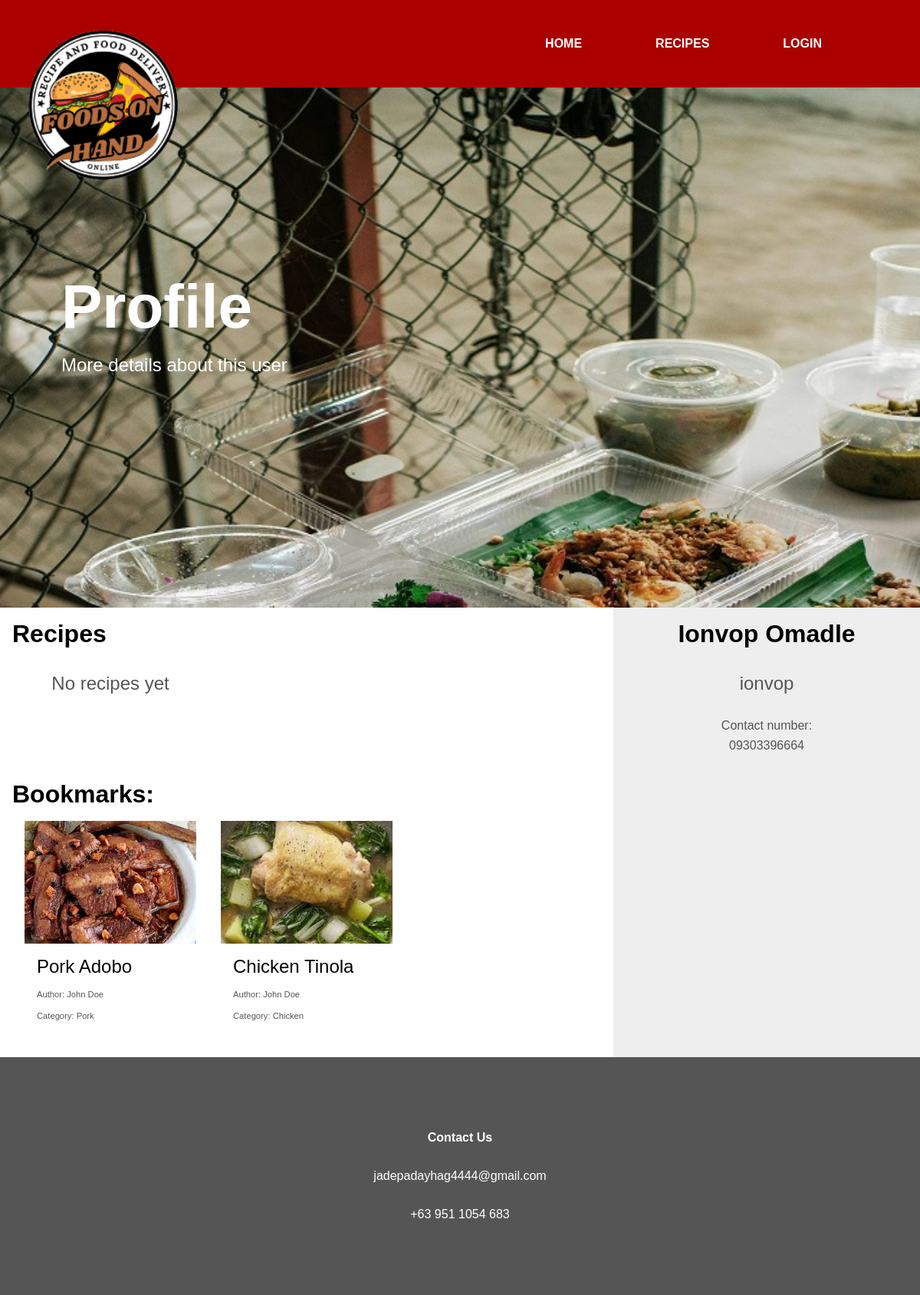
/profile/index.php?id=1, run on an earlier commit of the app's database.
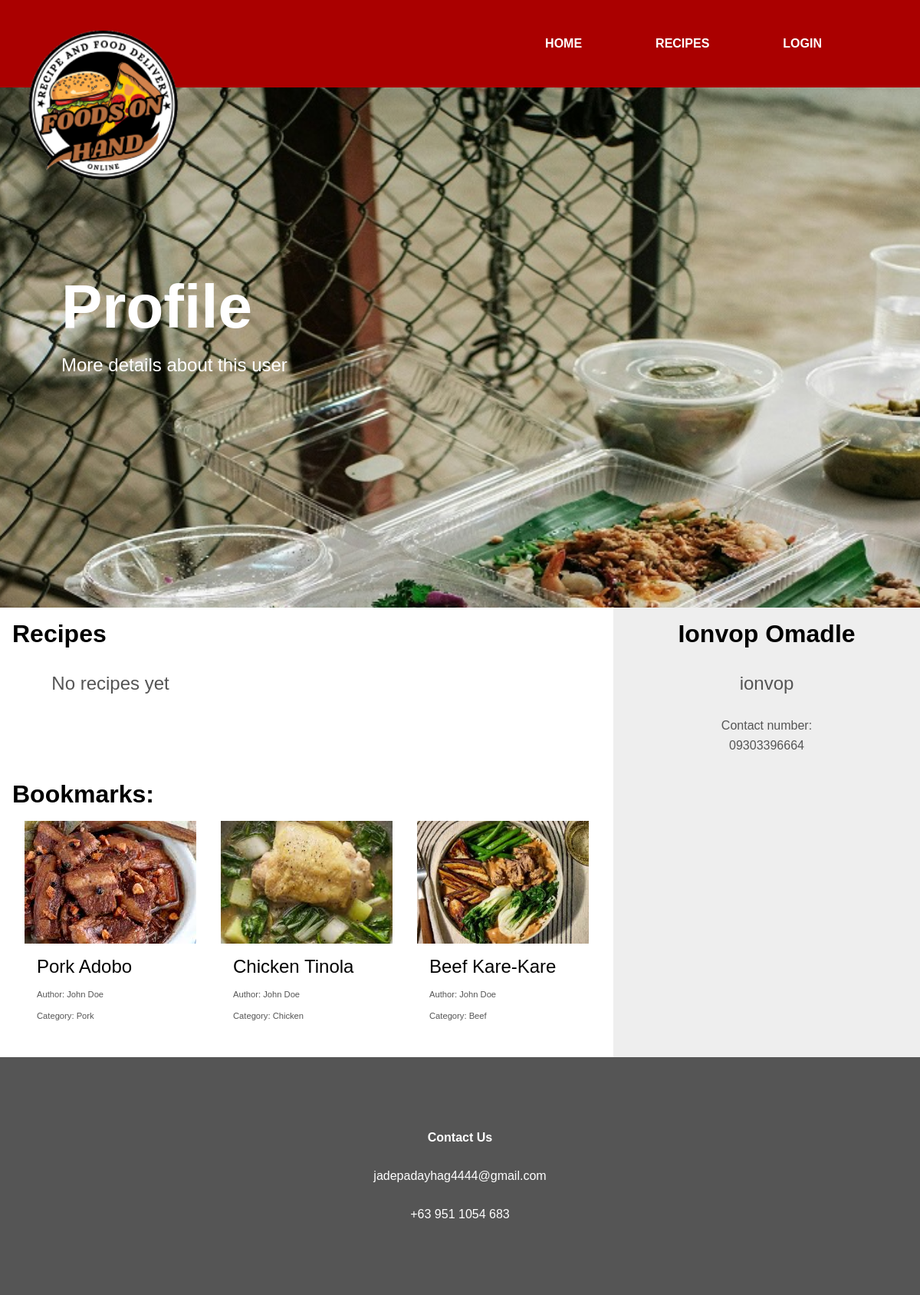
And on a later commit of the database.
### tables this page shows
CREATE TABLE `bookmarks` (`id` INTEGER PRIMARY KEY AUTOINCREMENT, `user_id` INTEGER REFERENCES `users`(`id`), `recipe_id` INTEGER REFERENCES `recipes`(`id`), `time` INTEGER DEFAULT (unixepoch()));

CREATE TABLE "recipes" (`id` INTEGER PRIMARY KEY AUTOINCREMENT, `user_id` INTEGER REFERENCES `users`(`id`), `title` TEXT, `content` TEXT, `category` TEXT, `image` TEXT, `time` INTEGER DEFAULT (unixepoch()));

CREATE TABLE "users" (`id` INTEGER PRIMARY KEY AUTOINCREMENT, firstname TEXT, lastname TEXT, `username` TEXT UNIQUE, phone TEXT, `hash` TEXT, session TEXT, `time` INTEGER DEFAULT (unixepoch()));

### common.php (the view, shortened to what this page needs)
<?php
function getUser() {
    $db = new SQLite3("database.db");
    if (isset($_COOKIE["session"]) == false) {
        return false;
    }
    $query = <<<SQL
        SELECT * FROM `users` WHERE `session` = :session
    SQL;
    $stmt = $db->prepare($query);
    $stmt->bindValue(":session", $_COOKIE["session"]);
    $user = $stmt->execute()->fetchArray();
    return $user;
}
function renderHeader($title, $description, $descriptionLink = false) {
    $title = str_replace("\n", "<br>", $title);
    $description = str_replace("\n", "<br>", $description);
    $user = getUser();
    $login = <<<HTML
        <a style="
            display: block;
            padding: 3rem;
            color: #fff;
            font-weight: bold;
            cursor: pointer;"
            data-mobile="
            padding: 1rem;"
            class="g_panelTab"
            href="login/">
            LOGIN
        </a>
    HTML;
    if ($descriptionLink == false) {
        $descriptionBlock = <<<HTML
            <div style="
                padding: 5rem;
                padding-top: 0rem;
                font-size: 1.5rem;
                color: #fff;">
                {$description}
            </div>
        HTML;
    }
    return <<<HTML
        <div style="
            height: 99vh;
            position: relative;
            background-image: url(assets/bg.jpg);
            background-size: cover;
            background-attachment: fixed;
            background-position: center;"
            data-mobile="
            height: 45rem;
            background-attachment: scroll;
            background-size: cover;"
            id="g_panelBackground">
            <div>
                <div style="
                    display: grid;
                    grid-template-columns: 1fr repeat(3, max-content) 5rem;
                    background-color: #a00;"
                    data-mobile="
                    grid-template-columns: 1fr;
                    text-align: center;">
                    <div></div>
                    <a style="
                        display: block;
                        padding: 3rem;
                        color: #fff;
                        font-weight: bold;
                        cursor: pointer;"
                        data-mobile="
                        padding: 1rem;"
                        class="g_panelTab"
                        href="./">
                        HOME
                    </a>
                    <a style="
                        display: block;
                        padding: 3rem;
                        color: #fff;
                        font-weight: bold;
                        cursor: pointer;"
                        data-mobile="
                        padding: 1rem;"
                        class="g_panelTab"
                        href="recipes/">
                        RECIPES
                    </a>
                    {$login}
                    <div></div>
                </div>
                <div style="
                    padding: 5rem;
                    padding-top: 15rem;
                    padding-bottom: 1rem;
                    font-size: 5rem;
                    font-weight: bold;
                    color: #fff;"
                    data-mobile="
                    padding-top: 5rem;">
                    {$title}
                </div>
                {$descriptionBlock}
            </div>
            <div style="
                position: absolute;
                left: 0rem;
                top: 0rem;
                padding: 1rem;">
                <img style="
                    width: 15rem;
                    height: 15rem;
                    object-fit: contain;"
                    data-mobile="
                    display: none;"
                    src="assets/logo.png">
            </div>
        </div>
    HTML;
}
function renderFooter() {
    return <<<HTML
        <div style="
            padding: 5rem;
            background-color: #555;
            color: #fff;
            text-align: center;">
            <div style="
                padding: 1rem;
                font-weight: bold;">
                Contact Us
            </div>
            <div style="
                padding: 1rem;">
                jadepadayhag4444@gmail.com
            </div>
            <div style="
                padding: 1rem;">
                +63 951 1054 683
            </div>
        </div>
    HTML;
}
function renderRecipe($recipe) {
    $db = new SQLite3("database.db");
    $categoryMap = [
        "pork" => "Pork",
        "chicken" => "Chicken",
        "beef" => "Beef",
        "fish" => "Fish",
        "vegetable" => "Vegetable",
        "seafood" => "Seafood"
    ];
    $src = "uploads/" . $recipe["image"];
    $title = htmlentities($recipe["title"]);
    $category = $categoryMap[$recipe["category"]];
    $query = <<<SQL
        SELECT * FROM `users` WHERE `id` = :id
    SQL;
    $stmt = $db->prepare($query);
    $stmt->bindValue(":id", $recipe["user_id"]);
    $author = $stmt->execute()->fetchArray(SQLITE3_ASSOC);
    echo <<<HTML
        <a style="
            padding: 1rem;
            padding-top: 0rem;"
            href="recipe/?id={$recipe['id']}">
            <div style="
                height: 10rem;">
                <img style="
                    width: 100%;
                    height: 100%;
                    object-fit: cover;"
                    src="{$src}">
            </div>
            <div style="
                display: grid;
                grid-template-rows: 1fr max-content;">
                <div style="
                    padding: 1rem;
                    font-size: 1.5rem;
                    overflow: hidden;">
                    {$title}
                </div>
                <div style="
                    padding: 1rem;
                    padding-top: 0rem;
                    font-size: 0.7rem;
                    color: #555;">
                    Author: {$author["firstname"]} {$author["lastname"]}
                </div>
                <div style="
                    padding: 1rem;
                    padding-top: 0rem;
                    font-size: 0.7rem;
                    color: #555;">
                    Category: {$category}
                </div>
            </div>
        </a>
    HTML;
}

### profile/index.php (shortened to what this page needs)
<?php
require_once "common.php";
$db = new SQLite3("database.db");
$query = <<<SQL
    SELECT * FROM `users` WHERE `id` = :id
SQL;
$stmt = $db->prepare($query);
$stmt->bindValue(":id", $_GET["id"]);
$target = $stmt->execute()->fetchArray(SQLITE3_ASSOC);
?>
<html>
    <head>
        <link rel="stylesheet" href="style.css">
    </head>
    <body>
        <?= renderHeader("Profile", "More details about this user") ?>
        <div style="
            display: grid;
            grid-template-columns: 2fr 1fr;"
            data-mobile="
            grid-template-columns: minmax(0, 1fr);">
            <div>
                <div style="
                    padding: 1rem;
                    font-size: 2rem;
                    font-weight: bold;">
                    Recipes
                </div>
                <div style="
                    display: grid;
                    grid-template-columns: repeat(3, 1fr);
                    padding: 1rem;
                    padding-top: 0rem;"
                    data-mobile="
                    grid-template-columns: 1fr;">
                    <?php
                        $count = 0;
                        if ($count == 0) {
                            echo <<<HTML
                                <div style="
                                    padding: 1rem;
                                    text-align: center;
                                    font-size: 1.5rem;
                                    color: #555;">
                                    No recipes yet
                                </div>
                            HTML;
                        }
                    ?>
                </div>
                <div style="
                    padding: 1rem;
                    padding-top: 5rem;
                    font-size: 2rem;
                    font-weight: bold;">
                    Bookmarks:
                </div>
                <div style="
                    display: grid;
                    grid-template-columns: repeat(3, 1fr);
                    padding: 1rem;
                    padding-top: 0rem;"
                    data-mobile="
                    grid-template-columns: 1fr;">
                    <?php
                        $query = <<<SQL
                            SELECT * FROM `bookmarks` WHERE `user_id` = :user_id
                        SQL;
                        $stmt = $db->prepare($query);
                        $stmt->bindValue(":user_id", $target["id"]);
                        $bookmarks = $stmt->execute();
                        while ($bookmark = $bookmarks->fetchArray(SQLITE3_ASSOC)) {
                            $query = <<<SQL
                                SELECT * FROM `recipes` WHERE `id` = :id
                            SQL;
                            $stmt = $db->prepare($query);
                            $stmt->bindValue(":id", $bookmark["recipe_id"]);
                            $recipe = $stmt->execute()->fetchArray(SQLITE3_ASSOC);
                            renderRecipe($recipe);
                        }
                    ?>
                </div>
            </div>
            <div style="
                background-color: #eee;">
                <div style="
                    padding: 1rem;
                    text-align: center;
                    font-size: 2rem;
                    font-weight: bold;">
                    <?= htmlentities($target["firstname"] . " " . $target["lastname"]) ?>
                </div>
                <div style="
                    padding: 1rem;
                    text-align: center;
                    font-size: 1.5rem;
                    color: #555;">
                    <?= htmlentities($target["username"]) ?>
                </div>
                <div style="
                    padding: 1rem;
                    padding-bottom: 0.5rem;
                    text-align: center;
                    color: #555;">
                    Contact number:
                </div>
                <div style="
                    padding: 1rem;
                    padding-top: 0rem;
                    text-align: center;
                    color: #555;">
                    <?= htmlentities($target["phone"]) ?>
                </div>
            </div>
        </div>
        <?= renderFooter() ?>
    </body>
</html>

### style.css (style rules this page uses)
body { margin: 0rem; padding: 0rem; font-size: 1rem; font-family: Arial, Helvetica, sans-serif; }
a { text-decoration: none; color: inherit; }

What changed in the data, as far as the page shows it:
added bookmarks: recipe.image (picture), recipe.title "Beef Kare-Kare", users.firstname "John", users.lastname "Doe", recipe.category "Beef"
